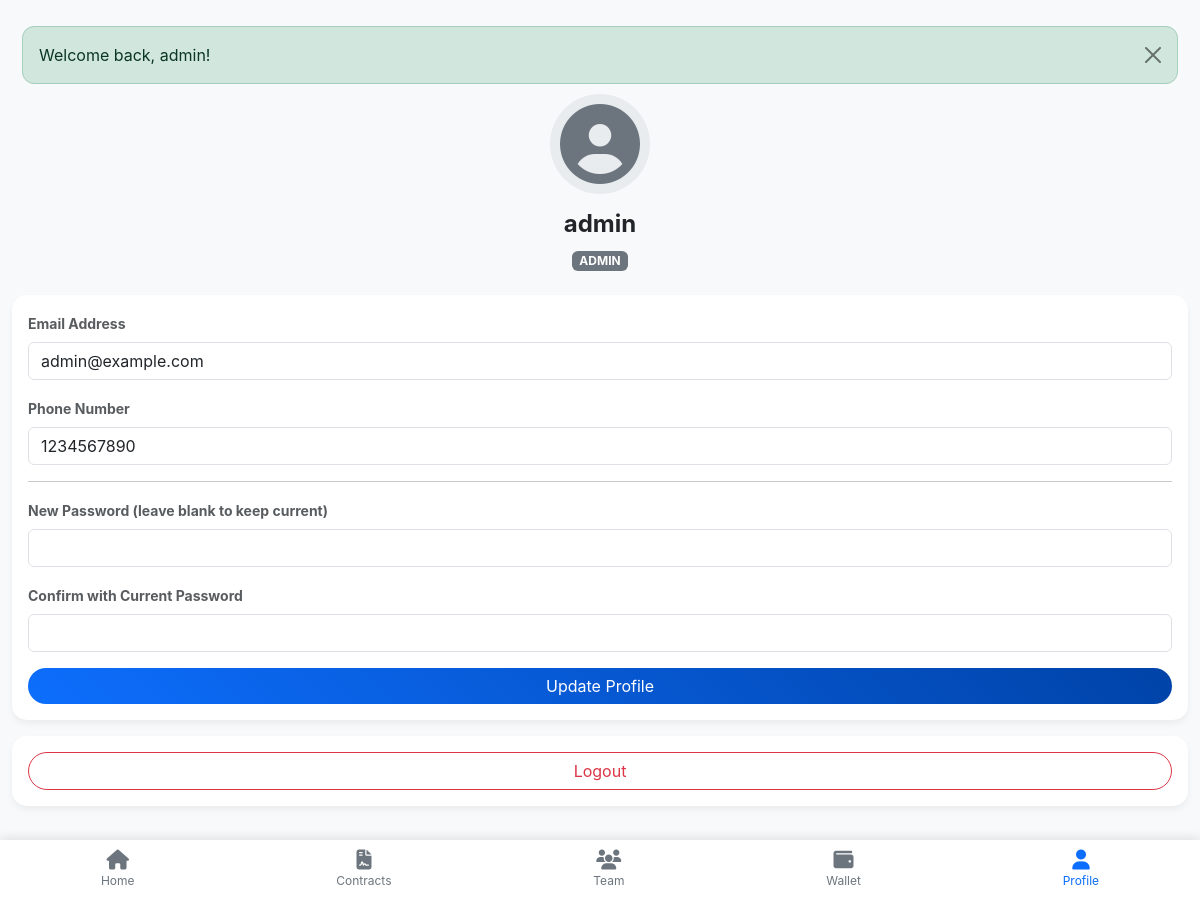
Screenshot of /user/profile.php (signed in) with the database file from the repository.
### tables this page shows
CREATE TABLE IF NOT EXISTS users (
    id INT AUTO_INCREMENT PRIMARY KEY,
    phone VARCHAR(20) UNIQUE NOT NULL,
    email VARCHAR(100) UNIQUE NOT NULL,
    username VARCHAR(50) UNIQUE NOT NULL,
    password VARCHAR(255) NOT NULL,
    ref_code VARCHAR(20) UNIQUE NOT NULL,
    referred_by INT,
    is_verified TINYINT(1) DEFAULT 0,
    otp_hash VARCHAR(255),
    otp_expiry DATETIME,
    resend_count INT DEFAULT 0,
    last_resend_at DATETIME,
    balance DECIMAL(15, 2) DEFAULT 0.00,
    coin_balance DECIMAL(15, 2) DEFAULT 0.00,
    role ENUM('user', 'admin') DEFAULT 'user',
    created_at TIMESTAMP DEFAULT CURRENT_TIMESTAMP,
    updated_at TIMESTAMP DEFAULT CURRENT_TIMESTAMP ON UPDATE CURRENT_TIMESTAMP,
    FOREIGN KEY (referred_by) REFERENCES users(id) ON DELETE SET NULL
);

### includes/auth.php (called while the page is built, shortened)
<?php
require_once __DIR__ . '/functions.php';
function get_logged_in_user($pdo) {
    $stmt = $pdo->prepare("SELECT * FROM users WHERE id = ?");
    $stmt->execute([$_SESSION['user_id']]);
    return $stmt->fetch();
}
?>

### user/profile.php (the view, shortened to what this page needs)
<?php
require_once __DIR__ . '/../includes/functions.php';
require_once __DIR__ . '/../includes/auth.php';
$user = get_logged_in_user($pdo);
include __DIR__ . '/../includes/header.php';
?>
<div class="row">
    <div class="col-12 mb-4 text-center">
        <div class="avatar-circle mx-auto mb-3">
            <i class="fas fa-user-circle fa-5x text-secondary"></i>
        </div>
        <h4 class="fw-bold"><?php echo htmlspecialchars($user['username']); ?></h4>
        <span class="badge bg-secondary"><?php echo strtoupper($user['role']); ?></span>
    </div>
    <div class="col-12">
        <div class="card p-3 mb-3">
            <form method="POST" action="">
                <div class="mb-3">
                    <label class="form-label small fw-bold text-muted">Email Address</label>
                    <input type="email" name="email" class="form-control" value="<?php echo htmlspecialchars($user['email']); ?>" required>
                </div>
                <div class="mb-3">
                    <label class="form-label small fw-bold text-muted">Phone Number</label>
                    <input type="tel" name="phone" class="form-control" value="<?php echo htmlspecialchars($user['phone']); ?>" required>
                </div>
                <hr>
                <div class="mb-3">
                    <label class="form-label small fw-bold text-muted">New Password (leave blank to keep current)</label>
                    <input type="password" name="new_password" class="form-control">
                </div>
                <div class="mb-3">
                    <label class="form-label small fw-bold text-muted text-primary">Confirm with Current Password</label>
                    <input type="password" name="current_password" class="form-control" required>
                </div>
                <button type="submit" class="btn btn-primary w-100 rounded-pill">Update Profile</button>
            </form>
        </div>
        <div class="card p-3 mb-4">
            <a href="/auth/logout.php" class="btn btn-outline-danger w-100 rounded-pill">Logout</a>
        </div>
    </div>
</div>
<?php include __DIR__ . '/../includes/footer.php'; ?>

### assets/css/style.css (style rules this page uses)
body { -webkit-tap-highlight-color: transparent; user-select: none; }
.card { transition: transform 0.2s ease; }
.btn-primary { background: linear-gradient(45deg, #0d6efd, #0043a8); border: none; }

### includes/header.php (style rules this page uses)
body { background-color: #f8f9fa; font-family: 'Inter', sans-serif; padding-bottom: 70px; }
.card { border-radius: 15px; border: none; box-shadow: 0 4px 6px rgba(0,0,0,0.05); }

### user/profile.php (style rules this page uses)
.avatar-circle { width: 100px; height: 100px; border-radius: 50%; background: #e9ecef; display: flex; align-items: center; justify-content: center; }

### rows the page displays
users: username "admin", role "ADMIN", email "admin@example.com", phone "1234567890"

### other values shown
$flash['message'] "Welcome back, admin!"
